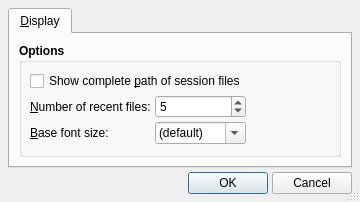
<ui version="4.0" >
 <author>rncbc aka Rui Nuno Capela</author>
 <comment>qxgedit - Qt XG Editor.

   Copyright (C) 2005-2009, rncbc aka Rui Nuno Capela. All rights reserved.

   This program is free software; you can redistribute it and/or
   modify it under the terms of the GNU General Public License
   as published by the Free Software Foundation; either version 2
   of the License, or (at your option) any later version.

   This program is distributed in the hope that it will be useful,
   but WITHOUT ANY WARRANTY; without even the implied warranty of
   MERCHANTABILITY or FITNESS FOR A PARTICULAR PURPOSE.  See the
   GNU General Public License for more details.

   You should have received a copy of the GNU General Public License along
   with this program; if not, write to the Free Software Foundation, Inc.,
   51 Franklin Street, Fifth Floor, Boston, MA 02110-1301 USA.

 </comment>
 <class>qxgeditOptionsForm</class>
 <widget class="QDialog" name="qxgeditOptionsForm" >
  <property name="geometry" >
   <rect>
    <x>0</x>
    <y>0</y>
    <width>360</width>
    <height>180</height>
   </rect>
  </property>
  <property name="windowTitle" >
   <string>Options - QXGEdit</string>
  </property>
  <property name="windowIcon" >
   <iconset resource="../icons/qxgedit.qrc" >
    <normaloff>:/icons/qxgedit.png</normaloff>:/icons/qxgedit.png</iconset>
  </property>
  <property name="sizeGripEnabled" >
   <bool>true</bool>
  </property>
  <layout class="QVBoxLayout" >
   <property name="spacing" >
    <number>4</number>
   </property>
   <property name="margin" >
    <number>8</number>
   </property>
   <item>
    <widget class="QTabWidget" name="OptionsTabWidget" >
     <property name="acceptDrops" >
      <bool>false</bool>
     </property>
     <property name="currentIndex" >
      <number>0</number>
     </property>
     <widget class="QWidget" name="DisplayTabPage" >
      <attribute name="title" >
       <string>&amp;Display</string>
      </attribute>
      <layout class="QVBoxLayout" >
       <property name="spacing" >
        <number>6</number>
       </property>
       <property name="margin" >
        <number>9</number>
       </property>
       <item>
        <widget class="QGroupBox" name="OptionsGroupBox" >
         <property name="font" >
          <font>
           <weight>75</weight>
           <bold>true</bold>
          </font>
         </property>
         <property name="title" >
          <string>Options</string>
         </property>
         <property name="flat" >
          <bool>true</bool>
         </property>
         <layout class="QGridLayout" >
          <item row="0" column="0" colspan="2" >
           <widget class="QCheckBox" name="CompletePathCheckBox" >
            <property name="font" >
             <font>
              <weight>50</weight>
              <bold>false</bold>
             </font>
            </property>
            <property name="toolTip" >
             <string>Whether to show the complete directory path of loaded session files</string>
            </property>
            <property name="text" >
             <string>Show complete &amp;path of session files</string>
            </property>
            <property name="shortcut" >
             <string>Alt+P</string>
            </property>
           </widget>
          </item>
          <item rowspan="3" row="0" column="2" >
           <spacer>
            <property name="orientation" >
             <enum>Qt::Horizontal</enum>
            </property>
            <property name="sizeHint" >
             <size>
              <width>0</width>
              <height>20</height>
             </size>
            </property>
           </spacer>
          </item>
          <item row="1" column="0" >
           <widget class="QLabel" name="MaxRecentFilesTextLabel" >
            <property name="font" >
             <font>
              <weight>50</weight>
              <bold>false</bold>
             </font>
            </property>
            <property name="text" >
             <string>&amp;Number of recent files:</string>
            </property>
            <property name="buddy" >
             <cstring>MaxRecentFilesSpinBox</cstring>
            </property>
           </widget>
          </item>
          <item row="1" column="1" >
           <widget class="QSpinBox" name="MaxRecentFilesSpinBox" >
            <property name="font" >
             <font>
              <weight>50</weight>
              <bold>false</bold>
             </font>
            </property>
            <property name="toolTip" >
             <string>The maximum number of recent files to keep in menu</string>
            </property>
            <property name="minimum" >
             <number>0</number>
            </property>
            <property name="maximum" >
             <number>20</number>
            </property>
            <property name="value" >
             <number>5</number>
            </property>
           </widget>
          </item>
          <item row="2" column="0" >
           <widget class="QLabel" name="BaseFontSizeTextLabel" >
            <property name="font" >
             <font>
              <weight>50</weight>
              <bold>false</bold>
             </font>
            </property>
            <property name="text" >
             <string>&amp;Base font size:</string>
            </property>
            <property name="buddy" >
             <cstring>BaseFontSizeComboBox</cstring>
            </property>
           </widget>
          </item>
          <item row="2" column="1" >
           <widget class="QComboBox" name="BaseFontSizeComboBox" >
            <property name="font" >
             <font>
              <weight>50</weight>
              <bold>false</bold>
             </font>
            </property>
            <property name="toolTip" >
             <string>Base application font size (pt.)</string>
            </property>
            <property name="editable" >
             <bool>true</bool>
            </property>
            <item>
             <property name="text" >
              <string>(default)</string>
             </property>
            </item>
            <item>
             <property name="text" >
              <string>6</string>
             </property>
            </item>
            <item>
             <property name="text" >
              <string>7</string>
             </property>
            </item>
            <item>
             <property name="text" >
              <string>8</string>
             </property>
            </item>
            <item>
             <property name="text" >
              <string>9</string>
             </property>
            </item>
            <item>
             <property name="text" >
              <string>10</string>
             </property>
            </item>
            <item>
             <property name="text" >
              <string>11</string>
             </property>
            </item>
            <item>
             <property name="text" >
              <string>12</string>
             </property>
            </item>
           </widget>
          </item>
          <item row="3" column="0" colspan="3" >
           <spacer>
            <property name="orientation" >
             <enum>Qt::Vertical</enum>
            </property>
            <property name="sizeHint" >
             <size>
              <width>20</width>
              <height>0</height>
             </size>
            </property>
           </spacer>
          </item>
         </layout>
        </widget>
       </item>
      </layout>
     </widget>
    </widget>
   </item>
   <item>
    <layout class="QHBoxLayout" >
     <property name="spacing" >
      <number>4</number>
     </property>
     <property name="margin" >
      <number>0</number>
     </property>
     <item>
      <spacer>
       <property name="orientation" >
        <enum>Qt::Horizontal</enum>
       </property>
       <property name="sizeHint" >
        <size>
         <width>240</width>
         <height>20</height>
        </size>
       </property>
      </spacer>
     </item>
     <item>
      <widget class="QPushButton" name="OkPushButton" >
       <property name="text" >
        <string>OK</string>
       </property>
       <property name="icon" >
        <iconset resource="../icons/qxgedit.qrc" >
         <normaloff>:/icons/formAccept.png</normaloff>:/icons/formAccept.png</iconset>
       </property>
      </widget>
     </item>
     <item>
      <widget class="QPushButton" name="CancelPushButton" >
       <property name="text" >
        <string>Cancel</string>
       </property>
       <property name="icon" >
        <iconset resource="../icons/qxgedit.qrc" >
         <normaloff>:/icons/formReject.png</normaloff>:/icons/formReject.png</iconset>
       </property>
      </widget>
     </item>
    </layout>
   </item>
  </layout>
 </widget>
 <layoutdefault spacing="4" margin="8" />
 <tabstops>
  <tabstop>OptionsTabWidget</tabstop>
  <tabstop>CompletePathCheckBox</tabstop>
  <tabstop>MaxRecentFilesSpinBox</tabstop>
  <tabstop>BaseFontSizeComboBox</tabstop>
  <tabstop>OkPushButton</tabstop>
  <tabstop>CancelPushButton</tabstop>
 </tabstops>
 <resources>
  <include location="../icons/qxgedit.qrc" />
 </resources>
 <connections/>
</ui>
